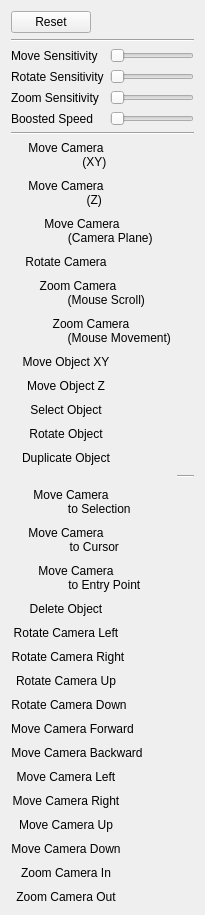
         <widget class="QWidget" name="tab3DControls">
          <attribute name="title">
           <string>3D Controls</string>
          </attribute>
          <layout class="QVBoxLayout" name="verticalLayout_2">
           <item>
            <layout class="QHBoxLayout" name="horizontalLayout_3">
             <item>
              <widget class="QPushButton" name="controls3dResetButton">
               <property name="text">
                <string>Reset</string>
               </property>
              </widget>
             </item>
             <item>
              <spacer name="horizontalSpacer_3">
               <property name="orientation">
                <enum>Qt::Horizontal</enum>
               </property>
               <property name="sizeHint" stdset="0">
                <size>
                 <width>40</width>
                 <height>20</height>
                </size>
               </property>
              </spacer>
             </item>
            </layout>
           </item>
           <item>
            <widget class="Line" name="line">
             <property name="orientation">
              <enum>Qt::Horizontal</enum>
             </property>
            </widget>
           </item>
           <item>
            <layout class="QFormLayout" name="formLayout_5">
             <item row="0" column="0">
              <widget class="QLabel" name="label602">
               <property name="text">
                <string>Move Sensitivity</string>
               </property>
              </widget>
             </item>
             <item row="0" column="1">
              <widget class="QSlider" name="moveCameraSensitivity3dEdit">
               <property name="minimum">
                <number>10</number>
               </property>
               <property name="maximum">
                <number>1000</number>
               </property>
               <property name="orientation">
                <enum>Qt::Horizontal</enum>
               </property>
              </widget>
             </item>
             <item row="1" column="0">
              <widget class="QLabel" name="label_41">
               <property name="text">
                <string>Rotate Sensitivity</string>
               </property>
              </widget>
             </item>
             <item row="1" column="1">
              <widget class="QSlider" name="rotateCameraSensitivity3dEdit">
               <property name="minimum">
                <number>10</number>
               </property>
               <property name="maximum">
                <number>1000</number>
               </property>
               <property name="orientation">
                <enum>Qt::Horizontal</enum>
               </property>
              </widget>
             </item>
             <item row="2" column="0">
              <widget class="QLabel" name="label_42">
               <property name="text">
                <string>Zoom Sensitivity</string>
               </property>
              </widget>
             </item>
             <item row="2" column="1">
              <widget class="QSlider" name="zoomCameraSensitivity3dEdit">
               <property name="minimum">
                <number>10</number>
               </property>
               <property name="maximum">
                <number>1000</number>
               </property>
               <property name="orientation">
                <enum>Qt::Horizontal</enum>
               </property>
              </widget>
             </item>
             <item row="3" column="0">
              <widget class="QLabel" name="label">
               <property name="text">
                <string>Boosted Speed</string>
               </property>
              </widget>
             </item>
             <item row="3" column="1">
              <widget class="QSlider" name="boostedMoveCameraSensitivity3dEdit">
               <property name="minimum">
                <number>10</number>
               </property>
               <property name="maximum">
                <number>1000</number>
               </property>
               <property name="orientation">
                <enum>Qt::Horizontal</enum>
               </property>
              </widget>
             </item>
            </layout>
           </item>
           <item>
            <widget class="Line" name="line_2">
             <property name="orientation">
              <enum>Qt::Horizontal</enum>
             </property>
            </widget>
           </item>
           <item>
            <layout class="QFormLayout" name="formLayout">
             <property name="verticalSpacing">
              <number>10</number>
             </property>
             <item row="0" column="0">
              <widget class="QLabel" name="label_2">
               <property name="minimumSize">
                <size>
                 <width>110</width>
                 <height>0</height>
                </size>
               </property>
               <property name="toolTip">
                <string>Reacts to mouse movement.</string>
               </property>
               <property name="styleSheet">
                <string notr="true">QLabel:hover { color: #555;}</string>
               </property>
               <property name="text">
                <string>Move Camera
                 (XY)</string>
               </property>
               <property name="alignment">
                <set>Qt::AlignCenter</set>
               </property>
              </widget>
             </item>
             <item row="0" column="1">
              <widget class="SetBindWidget" name="moveCameraXY3dBindEdit" native="true" />
             </item>
             <item row="1" column="0">
              <widget class="QLabel" name="label_12">
               <property name="minimumSize">
                <size>
                 <width>110</width>
                 <height>0</height>
                </size>
               </property>
               <property name="toolTip">
                <string>Reacts to mouse movement.</string>
               </property>
               <property name="styleSheet">
                <string notr="true">QLabel:hover { color: #555;}</string>
               </property>
               <property name="text">
                <string>Move Camera
                 (Z)</string>
               </property>
               <property name="alignment">
                <set>Qt::AlignCenter</set>
               </property>
              </widget>
             </item>
             <item row="1" column="1">
              <widget class="SetBindWidget" name="moveCameraZ3dBindEdit" native="true" />
             </item>
             <item row="3" column="0">
              <widget class="QLabel" name="label_3">
               <property name="minimumSize">
                <size>
                 <width>110</width>
                 <height>0</height>
                </size>
               </property>
               <property name="toolTip">
                <string>Reacts to mouse movement.</string>
               </property>
               <property name="styleSheet">
                <string notr="true">QLabel:hover { color: #555;}</string>
               </property>
               <property name="text">
                <string>Rotate Camera</string>
               </property>
               <property name="alignment">
                <set>Qt::AlignCenter</set>
               </property>
              </widget>
             </item>
             <item row="3" column="1">
              <widget class="SetBindWidget" name="rotateCamera3dBindEdit" native="true" />
             </item>
             <item row="4" column="0">
              <widget class="QLabel" name="label_4">
               <property name="minimumSize">
                <size>
                 <width>110</width>
                 <height>0</height>
                </size>
               </property>
               <property name="toolTip">
                <string>Reacts to mouse scrolling.</string>
               </property>
               <property name="styleSheet">
                <string notr="true">QLabel:hover { color: #555;}</string>
               </property>
               <property name="text">
                <string>Zoom Camera
                 (Mouse Scroll)</string>
               </property>
               <property name="alignment">
                <set>Qt::AlignCenter</set>
               </property>
              </widget>
             </item>
             <item row="4" column="1">
              <widget class="SetBindWidget" name="zoomCamera3dBindEdit" native="true" />
             </item>
             <item row="5" column="0">
              <widget class="QLabel" name="label_9">
               <property name="minimumSize">
                <size>
                 <width>110</width>
                 <height>0</height>
                </size>
               </property>
               <property name="toolTip">
                <string>Reacts to mouse movement.</string>
               </property>
               <property name="styleSheet">
                <string notr="true">QLabel:hover { color: #555;}</string>
               </property>
               <property name="text">
                <string>Zoom Camera
                 (Mouse Movement)</string>
               </property>
               <property name="alignment">
                <set>Qt::AlignCenter</set>
               </property>
              </widget>
             </item>
             <item row="5" column="1">
              <widget class="SetBindWidget" name="zoomCameraMM3dBindEdit" native="true" />
             </item>
             <item row="6" column="0">
              <widget class="QLabel" name="label_10">
               <property name="minimumSize">
                <size>
                 <width>110</width>
                 <height>0</height>
                </size>
               </property>
               <property name="toolTip">
                <string>Reacts to mouse scrolling.</string>
               </property>
               <property name="styleSheet">
                <string notr="true">QLabel:hover { color: #555;}</string>
               </property>
               <property name="text">
                <string>Move Object XY</string>
               </property>
               <property name="alignment">
                <set>Qt::AlignCenter</set>
               </property>
              </widget>
             </item>
             <item row="6" column="1">
              <widget class="SetBindWidget" name="moveSelectedXY3dBindEdit" native="true" />
             </item>
             <item row="7" column="0">
              <widget class="QLabel" name="label_11">
               <property name="minimumSize">
                <size>
                 <width>110</width>
                 <height>0</height>
                </size>
               </property>
               <property name="toolTip">
                <string>Reacts to mouse scrolling.</string>
               </property>
               <property name="styleSheet">
                <string notr="true">QLabel:hover { color: #555;}</string>
               </property>
               <property name="text">
                <string>Move Object Z</string>
               </property>
               <property name="alignment">
                <set>Qt::AlignCenter</set>
               </property>
              </widget>
             </item>
             <item row="7" column="1">
              <widget class="SetBindWidget" name="moveSelectedZ3dBindEdit" native="true" />
             </item>
             <item row="8" column="0">
              <widget class="QLabel" name="label_5">
               <property name="minimumSize">
                <size>
                 <width>110</width>
                 <height>0</height>
                </size>
               </property>
               <property name="toolTip">
                <string>Reacts to mouse buttons.</string>
               </property>
               <property name="styleSheet">
                <string notr="true">QLabel:hover { color: #555;}</string>
               </property>
               <property name="text">
                <string>Select Object</string>
               </property>
               <property name="alignment">
                <set>Qt::AlignCenter</set>
               </property>
              </widget>
             </item>
             <item row="8" column="1">
              <widget class="SetBindWidget" name="selectObject3dBindEdit" native="true" />
             </item>
             <item row="9" column="0">
              <widget class="QLabel" name="label_6">
               <property name="minimumSize">
                <size>
                 <width>110</width>
                 <height>0</height>
                </size>
               </property>
               <property name="toolTip">
                <string>Reacts to mouse movement.</string>
               </property>
               <property name="styleSheet">
                <string notr="true">QLabel:hover { color: #555;}</string>
               </property>
               <property name="text">
                <string>Rotate Object</string>
               </property>
               <property name="alignment">
                <set>Qt::AlignCenter</set>
               </property>
              </widget>
             </item>
             <item row="9" column="1">
              <widget class="SetBindWidget" name="rotateObject3dBindEdit" native="true" />
             </item>
             <item row="11" column="1">
              <widget class="Line" name="line_3">
               <property name="orientation">
                <enum>Qt::Horizontal</enum>
               </property>
              </widget>
             </item>
             <item row="15" column="0">
              <widget class="QLabel" name="label_7">
               <property name="minimumSize">
                <size>
                 <width>110</width>
                 <height>0</height>
                </size>
               </property>
               <property name="toolTip">
                <string>Reacts to keyboard input.</string>
               </property>
               <property name="styleSheet">
                <string notr="true">QLabel:hover { color: #555;}</string>
               </property>
               <property name="text">
                <string>Delete Object</string>
               </property>
               <property name="alignment">
                <set>Qt::AlignCenter</set>
               </property>
              </widget>
             </item>
             <item row="15" column="1">
              <widget class="SetBindWidget" name="deleteObject3dBindEdit" native="true" />
             </item>
             <item row="16" column="0">
              <widget class="QLabel" name="label_46">
               <property name="minimumSize">
                <size>
                 <width>110</width>
                 <height>0</height>
                </size>
               </property>
               <property name="toolTip">
                <string>Reacts to keyboard input.</string>
               </property>
               <property name="styleSheet">
                <string notr="true">QLabel:hover { color: #555;}</string>
               </property>
               <property name="text">
                <string>Rotate Camera Left</string>
               </property>
               <property name="alignment">
                <set>Qt::AlignCenter</set>
               </property>
              </widget>
             </item>
             <item row="16" column="1">
              <widget class="SetBindWidget" name="rotateCameraLeft3dBindEdit" native="true" />
             </item>
             <item row="17" column="0">
              <widget class="QLabel" name="label_47">
               <property name="minimumSize">
                <size>
                 <width>110</width>
                 <height>0</height>
                </size>
               </property>
               <property name="toolTip">
                <string>Reacts to keyboard input.</string>
               </property>
               <property name="styleSheet">
                <string notr="true">QLabel:hover { color: #555;}</string>
               </property>
               <property name="text">
                <string>Rotate Camera Right</string>
               </property>
               <property name="alignment">
                <set>Qt::AlignCenter</set>
               </property>
              </widget>
             </item>
             <item row="17" column="1">
              <widget class="SetBindWidget" name="rotateCameraRight3dBindEdit" native="true" />
             </item>
             <item row="18" column="0">
              <widget class="QLabel" name="label_48">
               <property name="minimumSize">
                <size>
                 <width>110</width>
                 <height>0</height>
                </size>
               </property>
               <property name="toolTip">
                <string>Reacts to keyboard input.</string>
               </property>
               <property name="styleSheet">
                <string notr="true">QLabel:hover { color: #555;}</string>
               </property>
               <property name="text">
                <string>Rotate Camera Up</string>
               </property>
               <property name="alignment">
                <set>Qt::AlignCenter</set>
               </property>
              </widget>
             </item>
             <item row="18" column="1">
              <widget class="SetBindWidget" name="rotateCameraUp3dBindEdit" native="true" />
             </item>
             <item row="19" column="0">
              <widget class="QLabel" name="label_49">
               <property name="minimumSize">
                <size>
                 <width>110</width>
                 <height>0</height>
                </size>
               </property>
               <property name="toolTip">
                <string>Reacts to keyboard input.</string>
               </property>
               <property name="styleSheet">
                <string notr="true">QLabel:hover { color: #555;}</string>
               </property>
               <property name="text">
                <string>Rotate Camera Down</string>
               </property>
               <property name="alignment">
                <set>Qt::AlignCenter</set>
               </property>
              </widget>
             </item>
             <item row="19" column="1">
              <widget class="SetBindWidget" name="rotateCameraDown3dBindEdit" native="true" />
             </item>
             <item row="20" column="0">
              <widget class="QLabel" name="label_50">
               <property name="minimumSize">
                <size>
                 <width>110</width>
                 <height>0</height>
                </size>
               </property>
               <property name="toolTip">
                <string>Reacts to keyboard input.</string>
               </property>
               <property name="styleSheet">
                <string notr="true">QLabel:hover { color: #555;}</string>
               </property>
               <property name="text">
                <string>Move Camera Forward</string>
               </property>
               <property name="alignment">
                <set>Qt::AlignCenter</set>
               </property>
              </widget>
             </item>
             <item row="20" column="1">
              <widget class="SetBindWidget" name="moveCameraForward3dBindEdit" native="true" />
             </item>
             <item row="21" column="0">
              <widget class="QLabel" name="label_51">
               <property name="minimumSize">
                <size>
                 <width>110</width>
                 <height>0</height>
                </size>
               </property>
               <property name="toolTip">
                <string>Reacts to keyboard input.</string>
               </property>
               <property name="styleSheet">
                <string notr="true">QLabel:hover { color: #555;}</string>
               </property>
               <property name="text">
                <string>Move Camera Backward</string>
               </property>
               <property name="alignment">
                <set>Qt::AlignCenter</set>
               </property>
              </widget>
             </item>
             <item row="21" column="1">
              <widget class="SetBindWidget" name="moveCameraBackward3dBindEdit" native="true" />
             </item>
             <item row="22" column="0">
              <widget class="QLabel" name="label_53">
               <property name="minimumSize">
                <size>
                 <width>110</width>
                 <height>0</height>
                </size>
               </property>
               <property name="toolTip">
                <string>Reacts to keyboard input.</string>
               </property>
               <property name="styleSheet">
                <string notr="true">QLabel:hover { color: #555;}</string>
               </property>
               <property name="text">
                <string>Move Camera Left</string>
               </property>
               <property name="alignment">
                <set>Qt::AlignCenter</set>
               </property>
              </widget>
             </item>
             <item row="22" column="1">
              <widget class="SetBindWidget" name="moveCameraLeft3dBindEdit" native="true" />
             </item>
             <item row="23" column="0">
              <widget class="QLabel" name="label_52">
               <property name="minimumSize">
                <size>
                 <width>110</width>
                 <height>0</height>
                </size>
               </property>
               <property name="toolTip">
                <string>Reacts to keyboard input.</string>
               </property>
               <property name="styleSheet">
                <string notr="true">QLabel:hover { color: #555;}</string>
               </property>
               <property name="text">
                <string>Move Camera Right</string>
               </property>
               <property name="alignment">
                <set>Qt::AlignCenter</set>
               </property>
              </widget>
             </item>
             <item row="23" column="1">
              <widget class="SetBindWidget" name="moveCameraRight3dBindEdit" native="true" />
             </item>
             <item row="24" column="0">
              <widget class="QLabel" name="label_54">
               <property name="minimumSize">
                <size>
                 <width>110</width>
                 <height>0</height>
                </size>
               </property>
               <property name="toolTip">
                <string>Reacts to keyboard input.</string>
               </property>
               <property name="styleSheet">
                <string notr="true">QLabel:hover { color: #555;}</string>
               </property>
               <property name="text">
                <string>Move Camera Up</string>
               </property>
               <property name="alignment">
                <set>Qt::AlignCenter</set>
               </property>
              </widget>
             </item>
             <item row="24" column="1">
              <widget class="SetBindWidget" name="moveCameraUp3dBindEdit" native="true" />
             </item>
             <item row="25" column="0">
              <widget class="QLabel" name="label_55">
               <property name="minimumSize">
                <size>
                 <width>110</width>
                 <height>0</height>
                </size>
               </property>
               <property name="toolTip">
                <string>Reacts to keyboard input.</string>
               </property>
               <property name="styleSheet">
                <string notr="true">QLabel:hover { color: #555;}</string>
               </property>
               <property name="text">
                <string>Move Camera Down</string>
               </property>
               <property name="alignment">
                <set>Qt::AlignCenter</set>
               </property>
              </widget>
             </item>
             <item row="25" column="1">
              <widget class="SetBindWidget" name="moveCameraDown3dBindEdit" native="true" />
             </item>
             <item row="26" column="0">
              <widget class="QLabel" name="label_56">
               <property name="minimumSize">
                <size>
                 <width>110</width>
                 <height>0</height>
                </size>
               </property>
               <property name="toolTip">
                <string>Reacts to keyboard input.</string>
               </property>
               <property name="styleSheet">
                <string notr="true">QLabel:hover { color: #555;}</string>
               </property>
               <property name="text">
                <string>Zoom Camera In</string>
               </property>
               <property name="alignment">
                <set>Qt::AlignCenter</set>
               </property>
              </widget>
             </item>
             <item row="26" column="1">
              <widget class="SetBindWidget" name="zoomCameraIn3dBindEdit" native="true" />
             </item>
             <item row="27" column="0">
              <widget class="QLabel" name="label_57">
               <property name="minimumSize">
                <size>
                 <width>110</width>
                 <height>0</height>
                </size>
               </property>
               <property name="toolTip">
                <string>Reacts to keyboard input.</string>
               </property>
               <property name="styleSheet">
                <string notr="true">QLabel:hover { color: #555;}</string>
               </property>
               <property name="text">
                <string>Zoom Camera Out</string>
               </property>
               <property name="alignment">
                <set>Qt::AlignCenter</set>
               </property>
              </widget>
             </item>
             <item row="27" column="1">
              <widget class="SetBindWidget" name="zoomCameraOut3dBindEdit" native="true" />
             </item>
             <item row="12" column="0">
              <widget class="QLabel" name="label_8">
               <property name="minimumSize">
                <size>
                 <width>110</width>
                 <height>0</height>
                </size>
               </property>
               <property name="toolTip">
                <string>Reacts to keyboard input.</string>
               </property>
               <property name="styleSheet">
                <string notr="true">QLabel:hover { color: #555;}</string>
               </property>
               <property name="text">
                <string>Move Camera
                 to Selection</string>
               </property>
               <property name="alignment">
                <set>Qt::AlignCenter</set>
               </property>
              </widget>
             </item>
             <item row="12" column="1">
              <widget class="SetBindWidget" name="moveCameraToSelected3dBindEdit" native="true" />
             </item>
             <item row="10" column="1">
              <widget class="SetBindWidget" name="duplicateObject3dBindEdit" native="true" />
             </item>
             <item row="10" column="0">
              <widget class="QLabel" name="label_58">
               <property name="minimumSize">
                <size>
                 <width>110</width>
                 <height>0</height>
                </size>
               </property>
               <property name="toolTip">
                <string>Reacts to mouse movement.</string>
               </property>
               <property name="styleSheet">
                <string notr="true">QLabel:hover { color: #555;}</string>
               </property>
               <property name="text">
                <string>Duplicate Object</string>
               </property>
               <property name="alignment">
                <set>Qt::AlignCenter</set>
               </property>
              </widget>
             </item>
             <item row="13" column="0">
              <widget class="QLabel" name="label_69">
               <property name="minimumSize">
                <size>
                 <width>110</width>
                 <height>0</height>
                </size>
               </property>
               <property name="toolTip">
                <string>Reacts to keyboard input.</string>
               </property>
               <property name="styleSheet">
                <string notr="true">QLabel:hover { color: #555;}</string>
               </property>
               <property name="text">
                <string>Move Camera
                 to Cursor</string>
               </property>
               <property name="alignment">
                <set>Qt::AlignCenter</set>
               </property>
              </widget>
             </item>
             <item row="13" column="1">
              <widget class="SetBindWidget" name="moveCameraToCursor3dBindEdit" native="true" />
             </item>
             <item row="14" column="0">
              <widget class="QLabel" name="label_70">
               <property name="minimumSize">
                <size>
                 <width>110</width>
                 <height>0</height>
                </size>
               </property>
               <property name="toolTip">
                <string>Reacts to keyboard input.</string>
               </property>
               <property name="styleSheet">
                <string notr="true">QLabel:hover { color: #555;}</string>
               </property>
               <property name="text">
                <string>Move Camera
                 to Entry Point</string>
               </property>
               <property name="alignment">
                <set>Qt::AlignCenter</set>
               </property>
              </widget>
             </item>
             <item row="14" column="1">
              <widget class="SetBindWidget" name="moveCameraToEntryPoint3dBindEdit" native="true" />
             </item>
             <item row="2" column="0">
              <widget class="QLabel" name="label_71">
               <property name="minimumSize">
                <size>
                 <width>110</width>
                 <height>0</height>
                </size>
               </property>
               <property name="toolTip">
                <string>Reacts to mouse movement.</string>
               </property>
               <property name="styleSheet">
                <string notr="true">QLabel:hover { color: #555;}</string>
               </property>
               <property name="text">
                <string>Move Camera
                 (Camera Plane)</string>
               </property>
               <property name="alignment">
                <set>Qt::AlignCenter</set>
               </property>
              </widget>
             </item>
             <item row="2" column="1">
              <widget class="SetBindWidget" name="moveCameraPlane3dBindEdit" native="true" />
             </item>
            </layout>
           </item>
          </layout>
         </widget>
